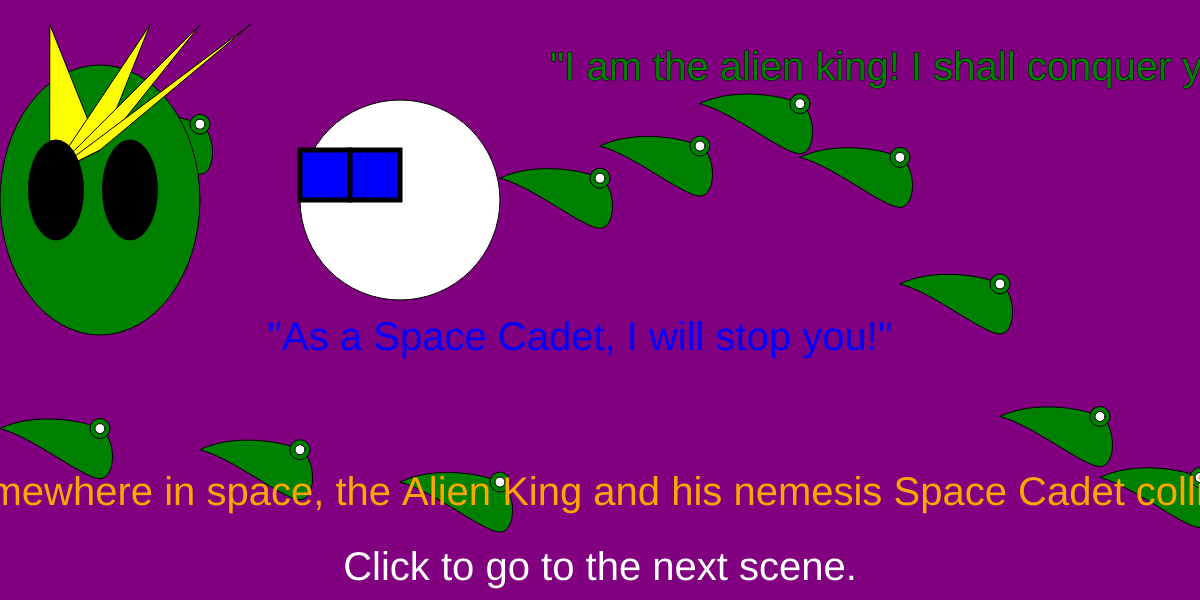
Frame 1 (no input)
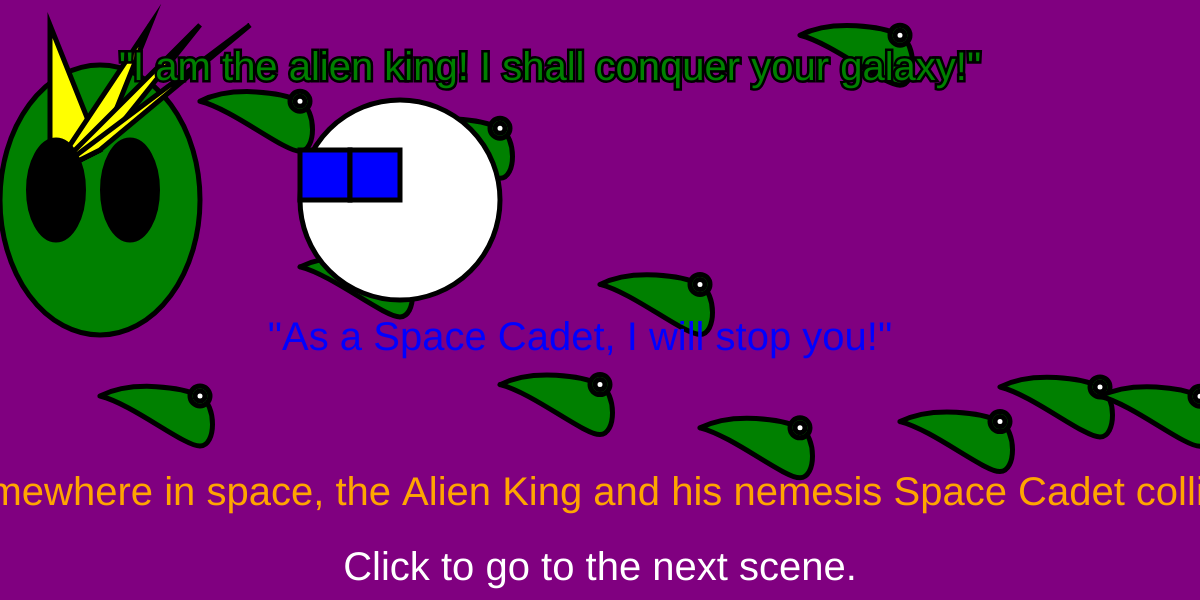
Frame 60 (no input)
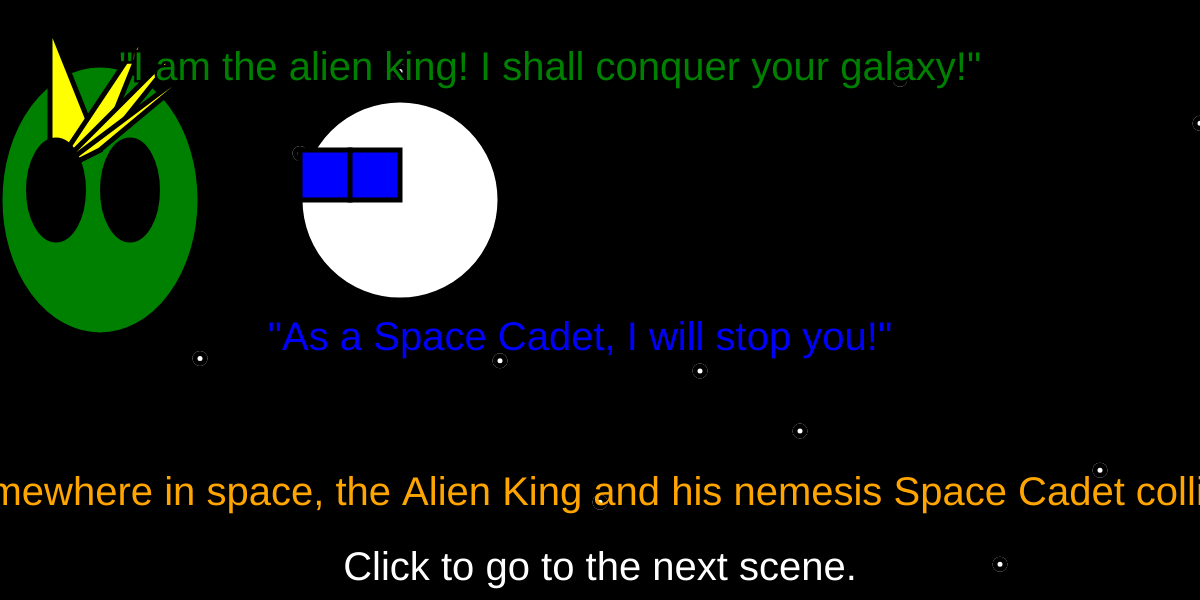
Frame 120 (the mouse pressed at the canvas centre since frame 60)

The p5.js sketch that drew these frames (run headless with seeded random() and noise() and a simulated clock; from frame 60 on, the mouse is pressed at the canvas centre):

// p5.js sketch
// ── sketch.js
var x = 100;
var y = 200;
var faceSize = 200;
var eyeSize = 50;
var c = 'green';

var greeting = '"I am the alien king! I shall conquer your galaxy!"';
var response = '"As a Space Cadet, I will stop you!"'


var alienx = 100;
var alieny = 200;

var story1 = "Somewhere in space, the Alien King and his nemesis Space Cadet collide!";


// three scenes, space, asteroidbelt, titan

var scene = "space";
var scene = "earthdestroyed";
var scene = "titan";


function mousePressed() {
    if (scene == "space") {
        scene = "earthdestroyed";
    } else if (scene == "earthdestroyed") {
        scene = "titan";
    } else if (scene == "titan") {
        scene = "space";
    }
}

function setup() {
    createCanvas(windowWidth, 600);
}


function draw() {
    // set the setting
    if (scene == "space") {
        background('black');
        stroke('black');

        /* space scene */
        fill('white');
        for (let x = 0; x < width; x += 100) {
            let y = random(height);
            ellipse(x + 100, y, 20);
            fill('white');
            ellipse(x + 100, y, 10);
        }
    }
    // asteroid belt scene
    if (scene == "earthdestroyed") {
        background("red");



        fill('gray');
        stroke('black');

        for (let x = 0; x < width; x += 50) {
            triangle(
                x, 100 + random(200),
                x + 50, 600,
                x - 50, 600
            );
        }
        fill('gold');
        circle(width - 100, 100, 100);

    }
    //titan scene
    else if (scene == "titan") {
        background("purple");


        stroke('black');
        
        for (let x = 0; x < width; x += 100) {
            let y = random(height);
            fill('green');
            beginShape();
            curveVertex(x - 100, y + 100);
            curveVertex(x, y);
            curveVertex(x + 100, y);
            curveVertex(x + 100, y + 50);
            curveVertex(x, y);
            curveVertex(x - 100, y);
            endShape();

            ellipse(x + 100, y, 20);
            fill('white');
            ellipse(x + 100, y, 10);
        }
    }




    // first character Alien King
    fill(c);
    ellipse(x, y, faceSize, 270);

    //alien crown 

    fill('yellow');
    triangle(
        alienx - 50, alienx - 75,
        alienx, alieny - 50,
        alienx - 50, alieny - 25
    );

    triangle(
        alienx + 50, alienx - 75,
        alienx, alieny - 50,
        alienx - 50, alieny - 25
    );
    triangle(
        alienx + 100, alienx - 75,
        alienx, alieny - 50,
        alienx - 50, alieny - 25
    );
    triangle(
        alienx + 150, alienx - 75,
        alienx, alieny - 50,
        alienx - 50, alieny - 25
    );
    textSize(40);

    //alien eyes
    fill('black');
    ellipse(56, 190, 55, 100);
    ellipse(130, 190, 55, 100);


    fill(c);

    text(greeting, 550, 80);



    // second character Space Cadet

    fill('white');
    ellipse(400, 200, faceSize);
    fill('blue');
    stroke('black');
    strokeWeight(5);

    //space cadet visor
    rect(x + 200, y - 50, eyeSize, eyeSize); // left visor box
    rect(x + 250, y - 50, eyeSize, eyeSize); // right visor box

    fill('blue');
    noStroke();
    textAlign(CENTER);
    text(response, 580, 350);


    fill('orange');
    textAlign(CENTER);
    text(story1, width / 2, height - 95);

    fill('white');
    textAlign(CENTER);
    text("Click to go to the next scene.", width / 2, height - 20);

}
